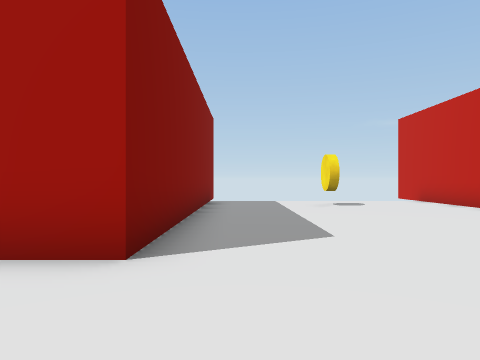
View 1 (above)

20 first-person views from a walk through a Unity game level. The camera is 1.4 m above the floor, looks level and sees 70° across. The floor is counted in squares, 2 m on a side. Each view is taken from the middle of a square. On the plan, view 1 faces up. The plan holds only what a view shows up to about 11 squares ahead; the rest is blank. The place goes on beyond the plan. The player character is not drawn.

View 2
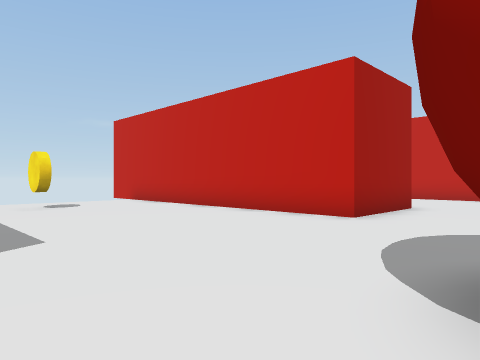

View 3
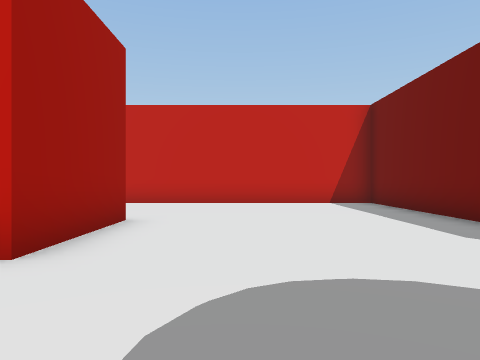

View 4
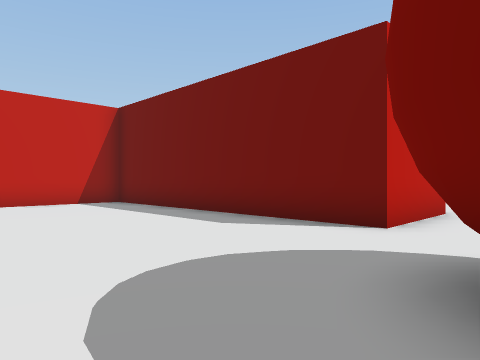

View 5
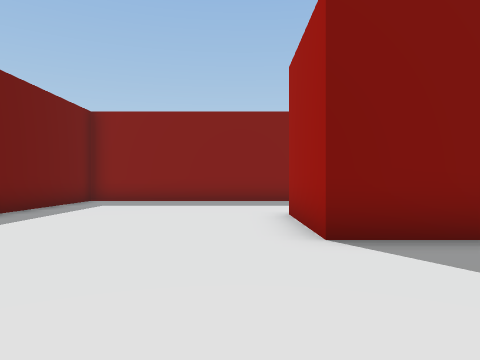

View 6
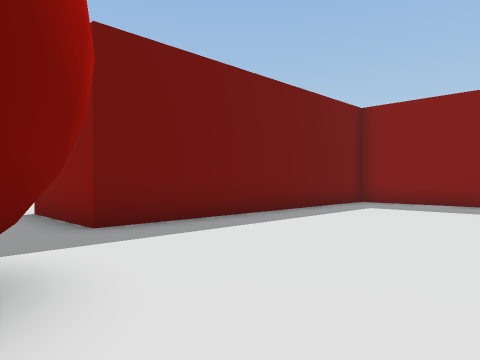

View 7
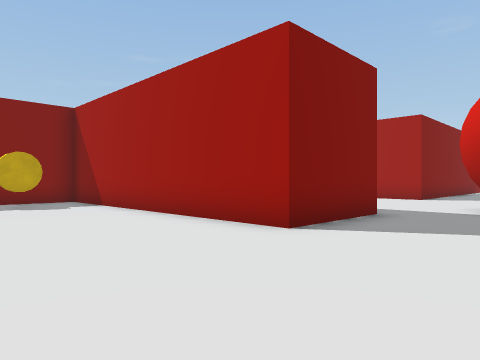

View 8
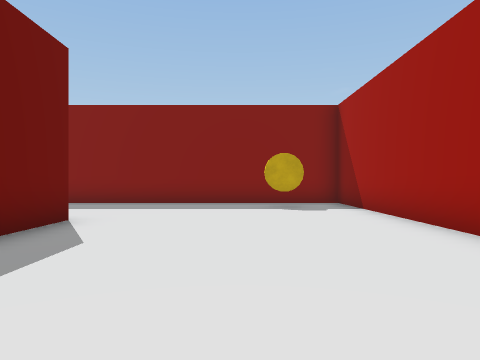

View 9
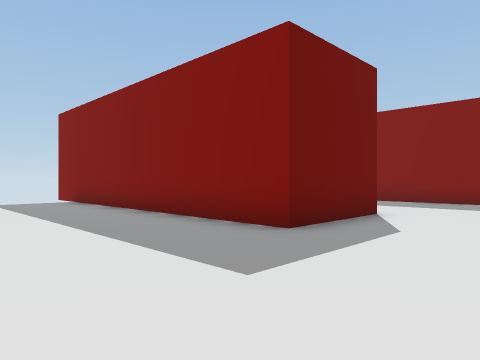

View 10
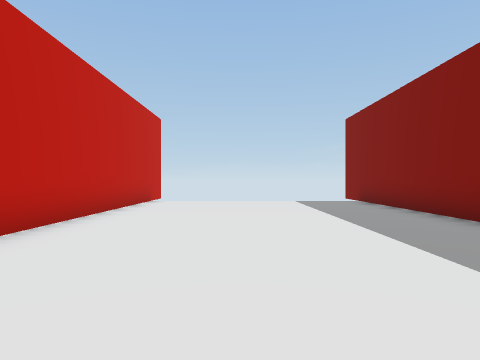

View 11
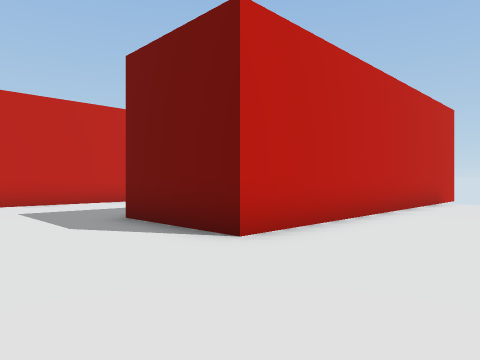

View 12
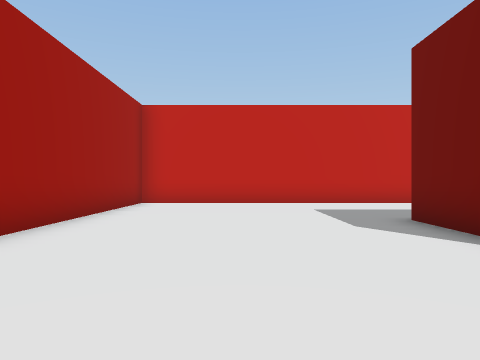

View 13
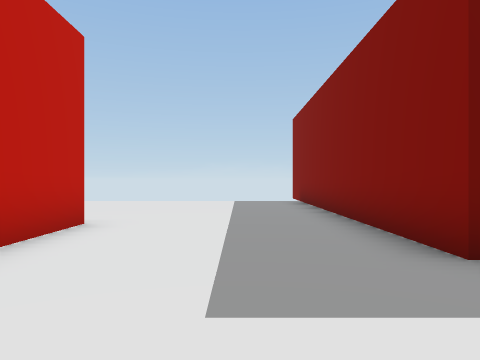

View 14
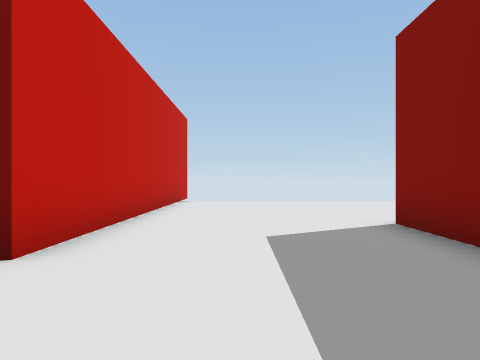

View 15
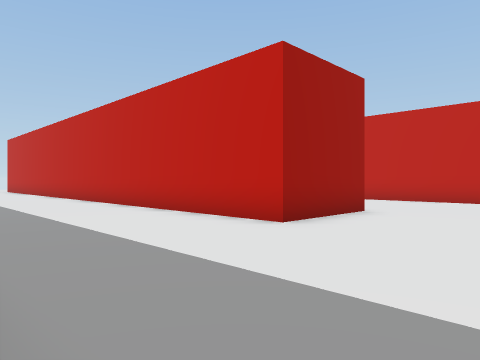

View 16
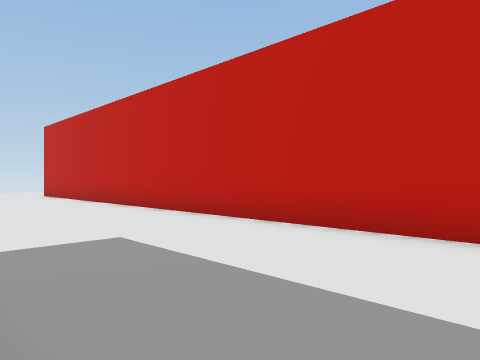

View 17
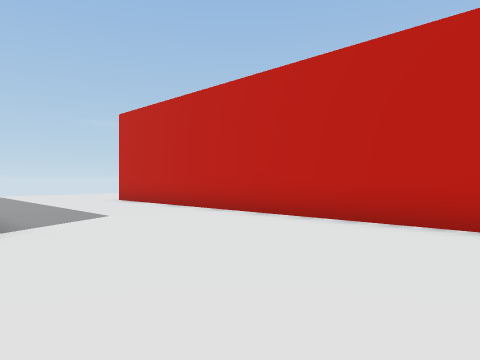

View 18
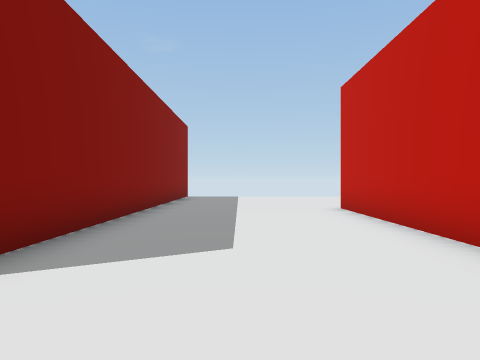

View 19
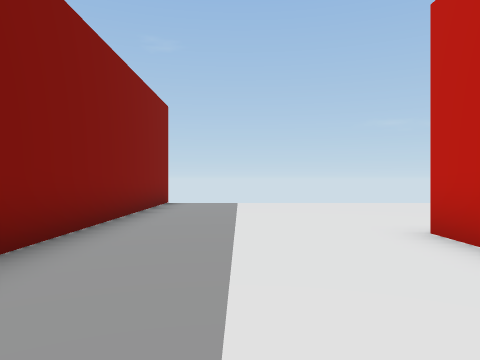

View 20
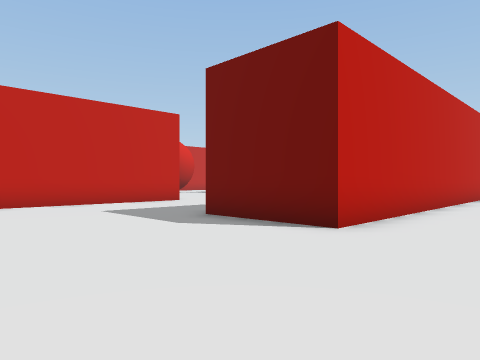

### Floor plan
Points are (right, up) in squares from view 1. A wall is a line through its corners. A room is listed if a view was taken in it or the views show most of it. See-through windows are left out.
Room 1 (views 1, 2, 3, 4, 5, 6, 7, 8, 9, 10, 11, 12, 13, 14, 15, 16, 17, 18, 19, 20)
walls: (1.5, -1.6) (1.2, -1.1); (5, -6) (5, -3) (13.5, -3) (13.5, 4.5); (1.3, -0.4) (1.6, 0.3) (2.1, 0.5); (1.6, 0.1) (1.7, 0.3); (3.4, 0) (3.6, -0.5); (3.2, 0.3) (3.5, 0.1) (3.8, -0.4); (-8.5, 0.2) (-8.5, -3) (0, -3) (0, -6) (-8.5, -6) (-8.5, -14.5) (-11.5, -14.5) (-11.5, 5.5) (-8.5, 5.5); (-4, 4.4) (-4, 8.2); (-4, -20) (-4, -12) (-1, -12) (-1, -20.5); (9, 3) (6, 3) (6, 11); (6, -21.5) (6, -12) (9, -12) (9, -19.9); (13.5, -14.5) (13.5, -6) (7.2, -6); (-1, 10.9) (-1, 3) (-4, 3); (-16.2, 11.8) (-16.2, 0.1)
objects: coin (-7, -8); coin (2, 10) to (3, 10)

Where each view was taken, in squares from view 1:
view 1: 0 up, 0 right, facing up
view 2: 0 up, 0 right, facing up-right
view 3: 1 up, 3 right, facing right
view 4: 2 up, 3 right, facing down-right
view 5: 2 up, 3 right, facing left
view 6: 2 up, 2 right, facing down-left
view 7: 10 down, 3 right, facing up-left
view 8: 9 down, 2 right, facing left
view 9: 9 down, 3 right, facing down-left
view 10: 9 down, 3 right, facing down
view 11: 9 down, 3 right, facing down-right
view 12: 9 down, 3 right, facing right
view 13: 9 down, 11 right, facing down
view 14: 9 down, 6 left, facing down
view 15: 18 down, 16 left, facing up-right
view 16: 11 down, 16 left, facing up-right
view 17: 6 down, 17 left, facing up-right
view 18: 3 down, 14 left, facing up
view 19: 1 up, 14 left, facing up
view 20: 10 up, 14 left, facing down-right
